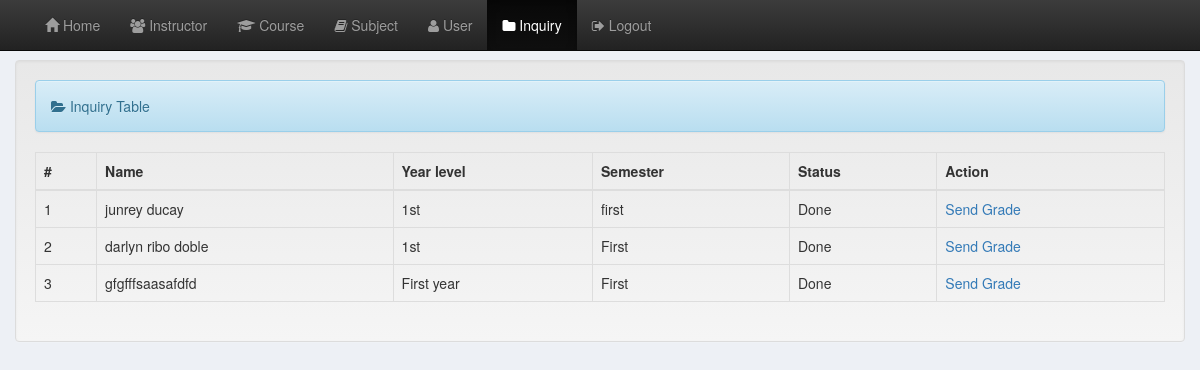
The page /registrar/inquire.php (signed in) on the database its author committed.
### tables this page shows
CREATE TABLE `inquiry` (
  `inquiry_id` int(11) NOT NULL,
  `student_id` int(11) NOT NULL,
  `name` varchar(35) NOT NULL,
  `year_level` varchar(10) NOT NULL,
  `semester` varchar(10) NOT NULL,
  `content` text NOT NULL,
  `status` varchar(10) NOT NULL
);

### registrar/inquire.php (the view, shortened to what this page needs)
<?php require_once('include/navbar_inquire.php');
require_once('../modal/edit_profile.php');?>
<!DOCTYPE html>
<html>
<head>
</head>
<body class="container-fluid">
<br><br><br>
<div class="well">
    <div class="alert alert-info"><i class="fa fa-folder-open"></i>&nbsp;Inquiry Table</div>
    <table class="table table-bordered">
    <thead>
    <tr>
    <th>#</th>
    <th>Name</th>
    <th>Year level</th>
    <th>Semester</th>
    <th>Status</th>
    <th>Action</th>
    </tr>
    </thead>
    <?php
    $a=0;
    $query=mysql_query("select * from inquiry") or die(mysql_error());
    while ($result=mysql_fetch_array($query)) {
    	$a++;
    	$id=$result['student_no'];?>
    	<tr>
    	<td><?php echo $a;?></td>
    	<td><?php echo $result['name'];?></td>
    	<td><?php echo $result['year_level'];?></td>
    	<td><?php echo $result['semester'];?></td>
        <td><?php echo $result['status'];?></td>
    	<td><a title="view Grades" id="<?php echo $id; ?>"
                       href="view_grade.php<?php echo '?student_id=' . $id; ?>" style="text-decoration: none;">Send
                        Grade</a></td>
    	</tr>
    	<?php
    	 }
    	?>
 </table>
 </div>
 </body>
 </html>

### registrar/include/navbar_inquire.php (style rules this page uses)
body { background:#edf0f5 ; }

### rows shown on the page
inquiry: name "junrey ducay", year_level "1st", semester "first", status "Done"
inquiry: name "darlyn ribo doble", year_level "1st", semester "First", status "Done"
inquiry: name "gfgfffsaasafdfd", year_level "First year", semester "First", status "Done"
